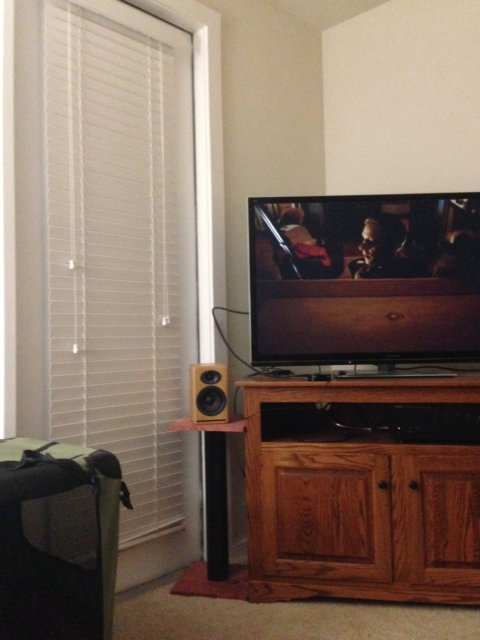
#> input picture data/1.jpg, 480 x 640 px
$ python -i 18__cartoonification_of_image.py   (imports and definitions only)
#> lines starting #> are read from the running program, lines starting #| are printed output that depends on the picture; after the words box and inside, x2 and y2 are one past the last pixel; in counts of white or black regions, pixels touching at a corner belong together
#> further down, picture is the input picture: shape (640, 480, 3); mean B, G, R 95.3, 108.5, 127.8
import cv2
import tkinter as tk
from tkinter import filedialog, Label, messagebox
from PIL import Image, ImageTk
import os
import json


def cartoonify_image(image, blur_value=5, block_size=9, bilateral_filter_value=250):
#> called with blur_value = 5, block_size = 9, bilateral_filter_value = 250
    if blur_value % 2 == 0:
        blur_value += 1
    if blur_value < 1:
        blur_value = 1

    if block_size % 2 == 0:
        block_size += 1
    if block_size <= 1:
        block_size = 3

    gray = cv2.cvtColor(image, cv2.COLOR_BGR2GRAY)
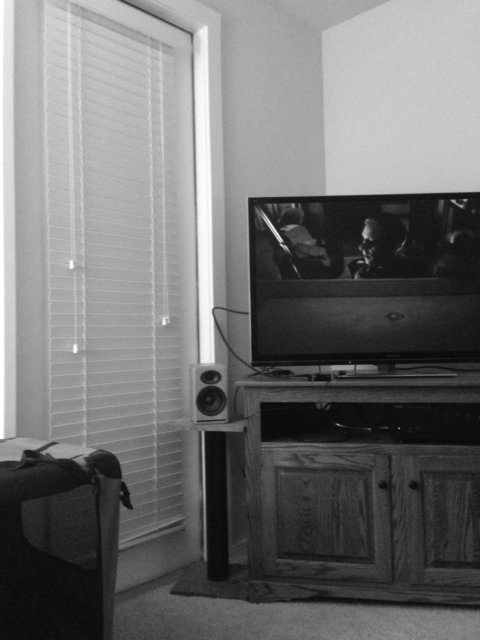
#> gray: shape (640, 480); min 2, max 255, mean 112.7
    # 미디언 필터: 주변 픽셀 값을 정렬하여 중앙값으로 픽셀값 대체
    gray = cv2.medianBlur(gray, blur_value)

    # 적응형 이진화: 이미지의 영역 별로 임계처리
    edges = cv2.adaptiveThreshold(gray, 255, cv2.ADAPTIVE_THRESH_MEAN_C, cv2.THRESH_BINARY, block_size, 9)
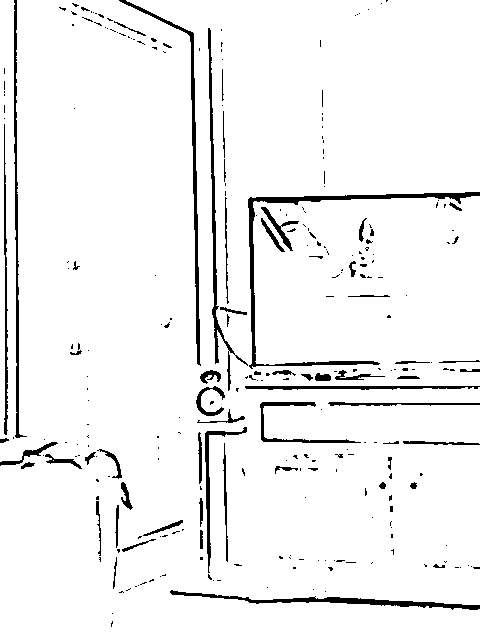
#> edges: shape (640, 480); 94.8% white; 277 black regions (212 under 20 px), largest, box (x1, y1, x2, y2) and area: (248, 192, 480, 369) 2151, (119, 0, 201, 366) 1392, (170, 590, 480, 610) 1301

    # cv2.bilateralFilter: 양방향 필터링 함수. 엣지가 아닌 부분만 블러링하여 에지 보존
    color = cv2.bilateralFilter(image, 9, bilateral_filter_value, bilateral_filter_value)

    # color 이미지에서 edges 마스크로 선택된 부분만 유지된 새로운 이미지
    cartoon = cv2.bitwise_and(color, color, mask=edges)
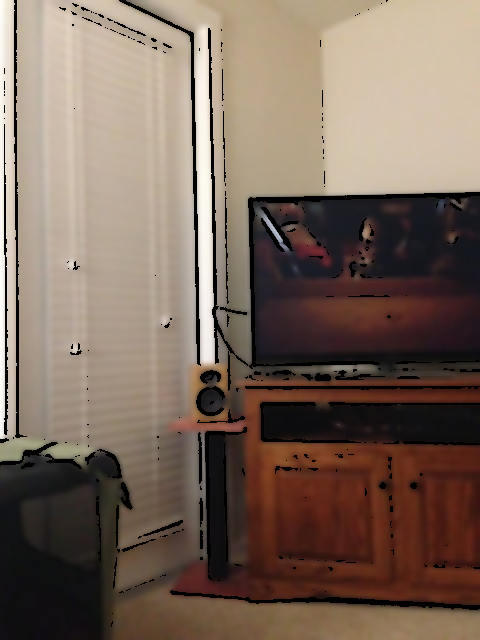
#> cartoon: shape (640, 480, 3); mean B, G, R 91.5, 104.2, 122.7

    return cartoon

# [132 lines left out: functions open_file, process_multiple_files, save_cartoon, log_operation, view_logs, adjust_parameters_and_process and 2 more, not called in this run]


# [2 lines not run here, left out]

>>> import cv2
>>> picture = cv2.imread('data/1.jpg')
>>> result = cartoonify_image(picture)

$ run again, on data/bird1.jpg
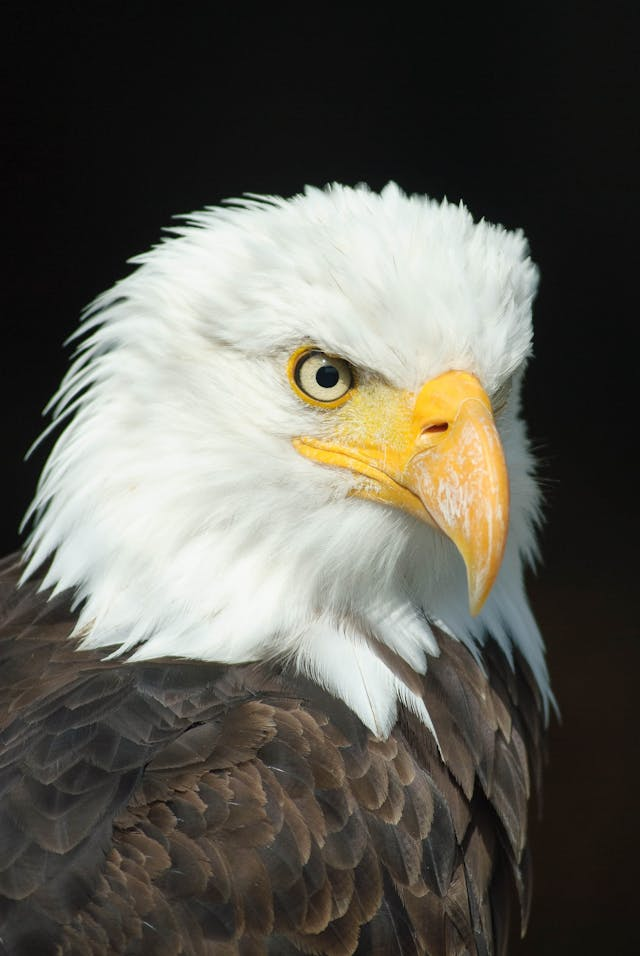
#> input picture data/bird1.jpg, 640 x 956 px
#> picture is the input picture: shape (956, 640, 3); mean B, G, R 85.1, 93.3, 95.1
#> in cartoonify_image, `edges = cv2.adaptiveThreshold(gray, 255, cv2.ADAPTIVE_THRESH_MEAN_C, c..`:
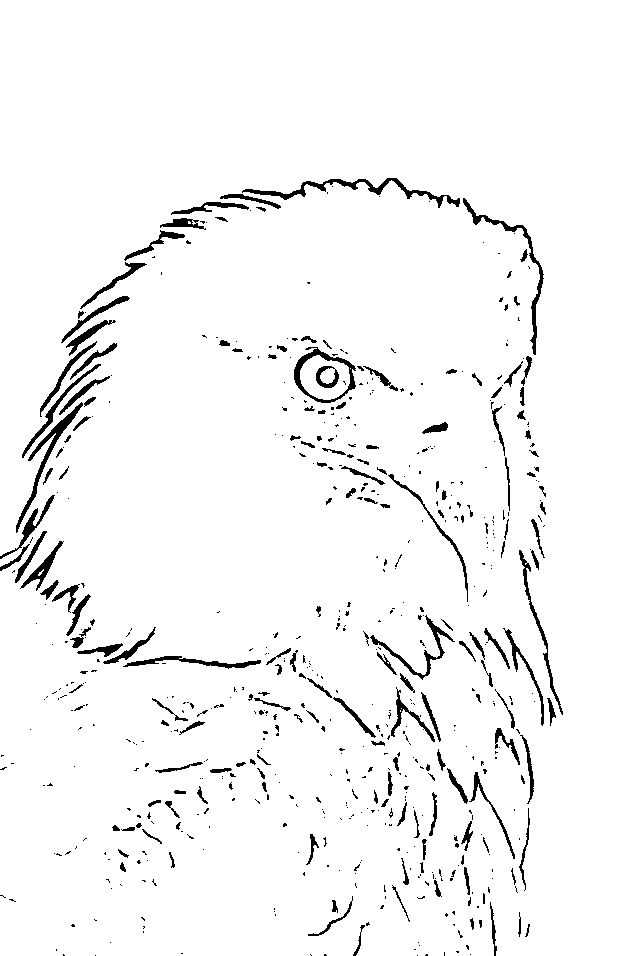
#> edges: shape (956, 640); 96.2% white; 626 black regions (452 under 20 px), largest, box (x1, y1, x2, y2) and area: (242, 178, 460, 208) 1107, (16, 402, 83, 533) 872, (463, 198, 544, 355) 832
#> in cartoonify_image, `cartoon = cv2.bitwise_and(color, color, mask=edges)`:
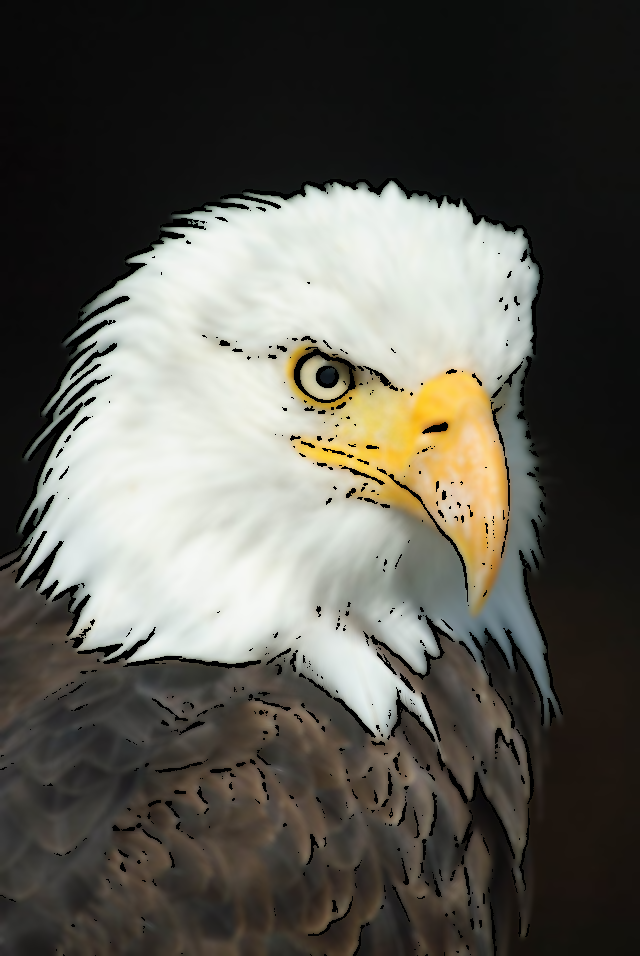
#> cartoon: shape (956, 640, 3); mean B, G, R 82.5, 90.2, 92

$ run again, on data/coin1.jpg
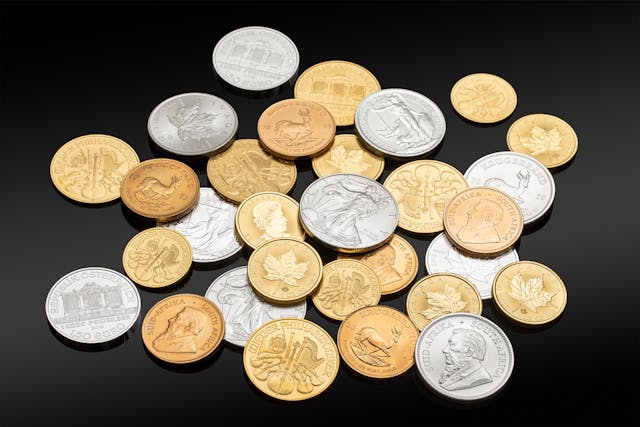
#> input picture data/coin1.jpg, 640 x 427 px
#> picture is the input picture: shape (427, 640, 3); mean B, G, R 83.4, 99.9, 110.2
#> in cartoonify_image, `edges = cv2.adaptiveThreshold(gray, 255, cv2.ADAPTIVE_THRESH_MEAN_C, c..`:
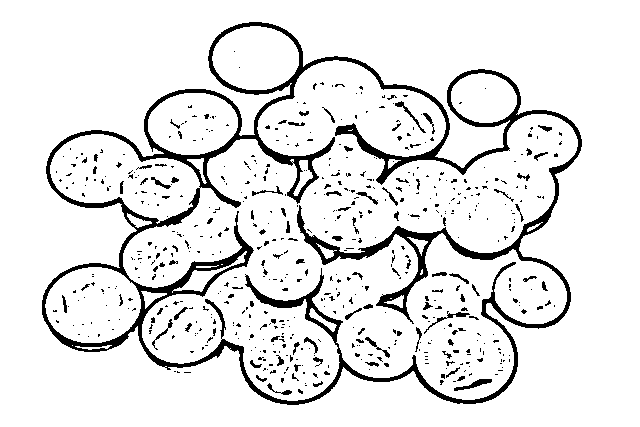
#> edges: shape (427, 640); 90.2% white; 596 black regions (506 under 20 px), largest, box (x1, y1, x2, y2) and area: (42, 22, 582, 405) 20376, (454, 379, 492, 391) 162, (424, 311, 470, 334) 137
#> in cartoonify_image, `cartoon = cv2.bitwise_and(color, color, mask=edges)`:
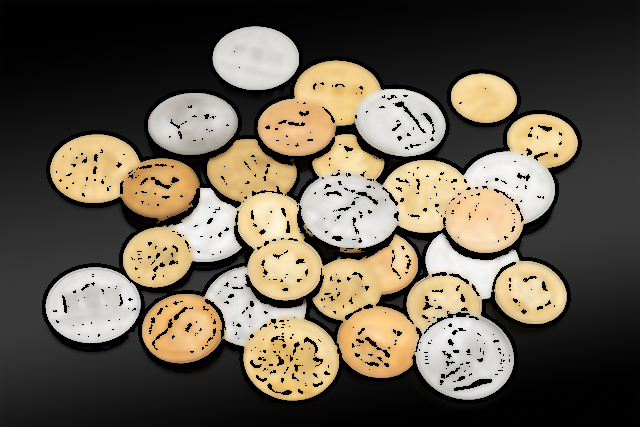
#> cartoon: shape (427, 640, 3); mean B, G, R 77.4, 92.3, 101.2
